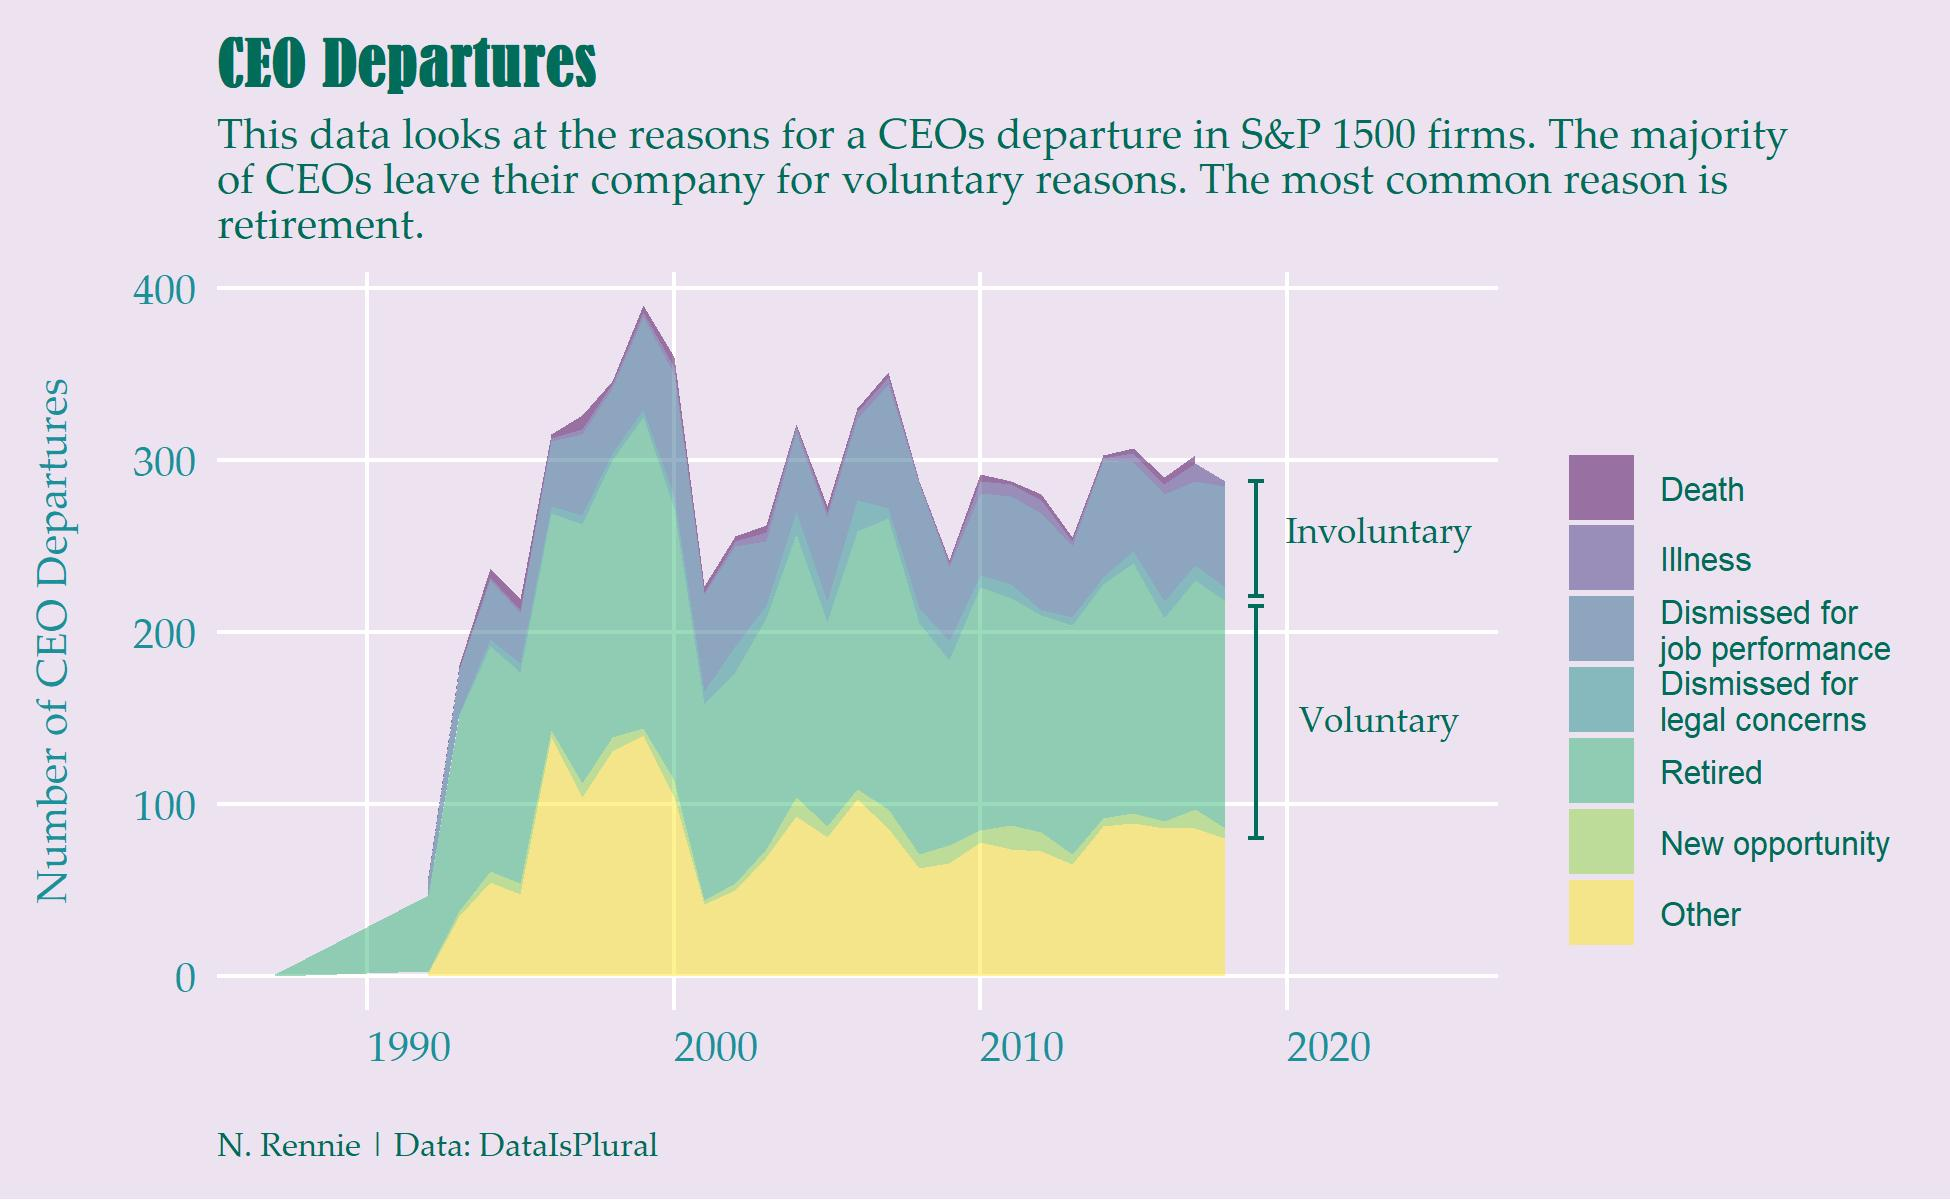

Generate this figure with R:
library(tidyverse)
library(viridis)

tuesdata <- tidytuesdayR::tt_load('2021-04-27')
departures <- tuesdata$departures

#count by fiscal year, and departure code
dep_data <- select(departures, fyear, departure_code)
dep_data$count <- 1
dep_data <- drop_na(dep_data)
dep_data <- dep_data %>% group_by(fyear, departure_code)
dep_data <- dep_data %>% summarise(count = sum(count))
dep_data <- filter(dep_data, departure_code %in% c(1:7))
dep_data <- filter(dep_data, fyear <= 2018)

#plot stacked area
p <- ggplot(dep_data, aes(x=fyear, y=count, fill=factor(departure_code))) + 
  geom_area(alpha=0.5) +
  labs(title="CEO Departures", 
       subtitle="This data looks at the reasons for a CEOs departure in S&P 1500 firms. The majority\nof CEOs leave their company for voluntary reasons. The most common reason is\nretirement.", 
       caption="\nN. Rennie | Data: DataIsPlural",
       y="Number of CEO Departures\n") +
  geom_errorbar(mapping=aes(x=2019, ymin=80, ymax=215), width=0.5, size=0.5, color="#016c59") + 
  geom_errorbar(mapping=aes(x=2019, ymin=221, ymax=288), width=0.5, size=0.5, color="#016c59") + 
  
  scale_fill_viridis(discrete = T, labels = c("Death", "Illness", "Dismissed for\njob performance", 
                                              "Dismissed for\nlegal concerns", "Retired", "New opportunity",
                                              "Other")) +
  xlim(1987, 2025) +
  annotate("text", x=2023, y=260, label="Involuntary", colour = "#016c59", size=3, hjust=0.5, family="Palatino Linotype") +
  annotate("text", x=2023, y=150, label="Voluntary", colour = "#016c59", size=3, hjust=0.5, family="Palatino Linotype") +
  guides(fill=guide_legend(ncol=1)) +
  theme(axis.text=element_text(colour = "#1c9099", size=10, hjust=0, family="Palatino Linotype"),
        axis.title.x = element_blank(),
        axis.title.y = element_text(colour = "#1c9099", size=10, hjust=0.5, family="Palatino Linotype"),
        axis.ticks = element_blank(),
        plot.background = element_rect(fill = "#ece2f0", color = NA),
        panel.background = element_rect(fill = "#ece2f0"),
        plot.margin = unit(c(0.3, 0.3, 0.3, 0.3), "cm"),
        legend.background = element_rect(color = NA,fill="transparent"),
        legend.box.background = element_rect(fill = "transparent",color=NA),
        legend.position="right",
        plot.title = element_text(colour = "#016c59", size=15, face="bold", hjust=0, family="Bernard MT Condensed"),
        plot.subtitle = element_text(colour = "#016c59", size=10, hjust=0, family="Palatino Linotype"),
        plot.caption = element_text(colour = "#016c59", size = 8, hjust=0, family="Palatino Linotype"),
        panel.grid.minor = element_blank(),
        legend.key = element_rect(color = NA, fill = NA),
        legend.key.height=unit(0.6,"cm"),
        legend.key.width=unit(0.6,"cm"),
        legend.spacing.y = unit(1,"cm"),
        legend.text = element_text(colour = "#016c59", size=8, hjust=0), 
        legend.title=element_blank())
p

dev.new(width=6.5,height=4,unit="in", noRStudioGD = TRUE)
ggsave(p, filename = "27042021.jpg", bg = "transparent", height=4, width=6.5, unit="in")
